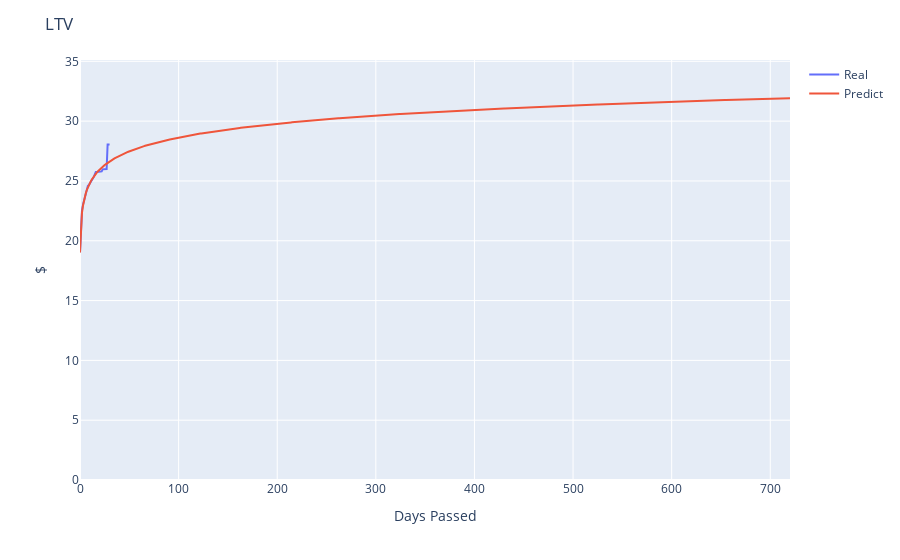

Write notebook code for a chart like this one.
### Code cell
df = pd.read_csv("devtodev_Sql_wizard_27082020_0600_transformed.csv", sep=',', encoding='cp1251',
                 usecols=['REG_DATE_TS',
                                                           'USER_ID',
#                                                            'COUNTRY',
#                                                            'SOURCE',
                                                           'PAY_AMOUNT', 
                                                           'PAY_DATE_TS']
                )

for column in ['REG_DATE_TS', 'PAY_DATE_TS']:
    df[column] = df[column].astype('float64') / 1e3
    
# %%time
def func(x, a, b, c):
    return 50*np.tanh(a)*np.log(x + 100000*np.tanh(b)) + 50*np.tanh(c)
#     return 50*np.tanh(a)*np.log(x + 500*np.tanh(b)) + 100*np.tanh(c)
#     return a*np.log(x + 100*np.tanh(b)) + c
#     return a*np.exp(-0.001*np.tanh(b)/x) + c
users = df[['REG_DATE_TS', 'USER_ID', 
#             'COUNTRY', 'SOURCE'
           ]].drop_duplicates()
pays = df[['USER_ID', 'PAY_AMOUNT', 'PAY_DATE_TS']]
stats, real, predict, sigma = plot_ltv(users, pays)

real_new = real.copy()
predict_new = predict[:len(real)]
m_max = max(max(predict_new), max(real_new))

real_new = [x / m_max for x in real_new]
predict_new = [x / m_max for x in predict_new]

min_sigma = min(sigma)
new_sigma = [x/min_sigma for x in sigma]
error = []
for i in range(len(new_sigma)):
#     print(i, abs(predict_new[i] - real_new[i]) * (1/(new_sigma[i] + i)**2))
    error.append(abs(predict_new[i] - real_new[i]) * (1/(new_sigma[i] + i)**2))
print(sum(error))

for i in range(len(real_new)):
    print(real[i], predict[i], error[i])

### Figure 1 — Plotly figure (JSON) as saved in the notebook; plotly's stock layout.template omitted (floating-point values rounded to 4 significant figures; data arrays with more than 128 entries replaced by an {"elided": "..."} marker saying what was removed)
{"data": [{"mode": "lines", "name": "Real", "type": "scatter", "x": {"elided": "721 int values"}, "y": [19.03, 21.28, 22.51, 23.0, 23.32, 23.57, 23.95, 24.24, 24.59, 24.66, 24.78, 24.95, 25.11, 25.23, 25.34, 25.55, 25.74, 25.74, 25.77, 25.77, 25.8, 25.8, 25.8, 25.97, 25.97, 26.0, 26.0, 26.0, 28.04, 28.04, 28.04]}, {"mode": "lines", "name": "Predict", "type": "scatter", "x": {"elided": "721 int values"}, "y": {"elided": "721 float values"}}], "layout": {"hovermode": "x", "legend": {"tracegroupgap": 0}, "margin": {"t": 60}, "title": {"text": "LTV"}, "xaxis": {"anchor": "y", "domain": [0, 1], "title": {"text": "Days Passed"}}, "yaxis": {"anchor": "x", "domain": [0, 1], "range": [0, 35.11], "title": {"text": "$"}}}}
